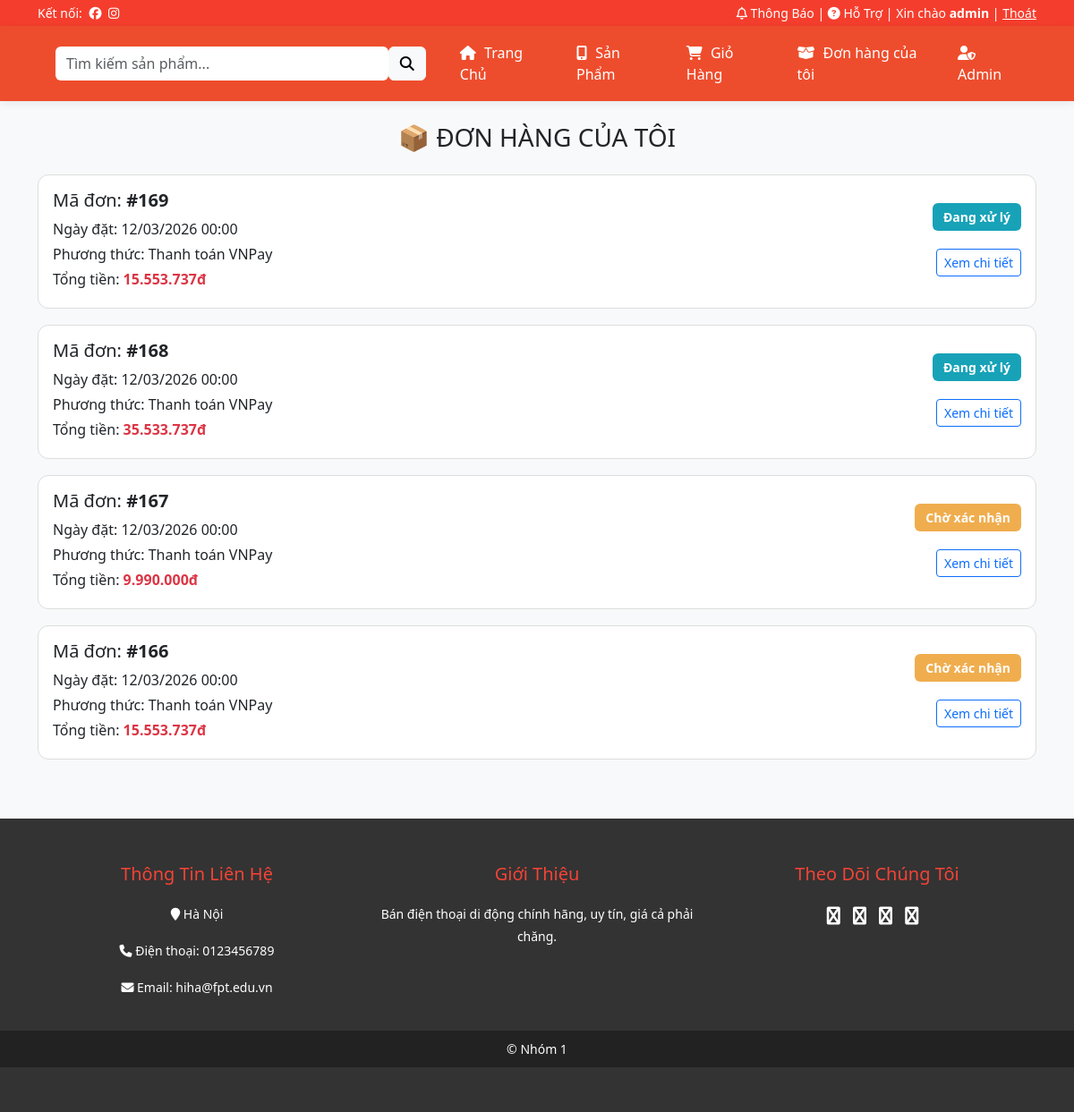
/index.php?act=mybill (signed in), run on an earlier commit of the app's database.
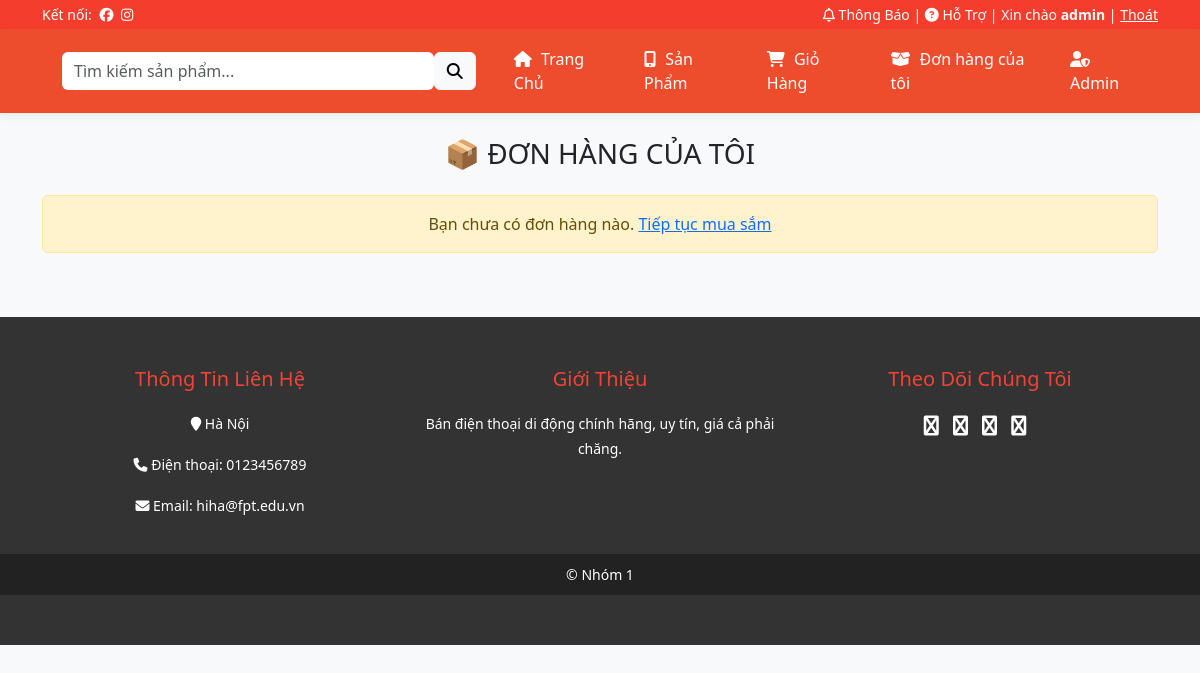
And on a later commit of the database.
### tables this page shows
CREATE TABLE `bill` (
  `id` int NOT NULL,
  `iduser` int NOT NULL,
  `hoten` varchar(255) NOT NULL,
  `diachi` varchar(255) NOT NULL,
  `sdt` varchar(255) NOT NULL,
  `email` varchar(255) NOT NULL,
  `pttt` tinyint NOT NULL COMMENT '1. Thanh toán trực tiếp (COD) 2. Thanh toán online (VNPay)',
  `ngaydathang` datetime NOT NULL,
  `total` decimal(20,2) NOT NULL,
  `trangthai` tinyint NOT NULL COMMENT '0. Chờ xác nhận \r\n1. Đang xử lý\r\n2. Xác nhận đơn hàng \r\n3. Đang giao hàng \r\n4. Đã giao hàng\r\n5. Giao hàng thất bại\r\n6. Hủy Đơn\r\n\r\n',
  `vnp_transaction_no` varchar(100) DEFAULT NULL COMMENT 'Mã giao dịch của VNPay',
  `vnp_bank_code` varchar(50) DEFAULT NULL COMMENT 'Mã ngân hàng thanh toán'
);

### model/pdo.php (called while the page is built, shortened)
<?php
function pdo_get_connection(){
    $dburl = "mysql:host=localhost;dbname=phone-ecommerce;charset=utf8";
    $username = 'root';
    $password = '';
    $conn = new PDO($dburl, $username, $password);
    $conn->setAttribute(PDO::ATTR_ERRMODE, PDO::ERRMODE_EXCEPTION);
    return $conn;
}
function pdo_query($sql){
    $sql_args = array_slice(func_get_args(), 1);
    try{
        $conn = pdo_get_connection();
        $stmt = $conn->prepare($sql);
        $stmt->execute($sql_args);
        $rows = $stmt->fetchAll();
        return $rows;
    }
    catch(PDOException $e){
        throw $e;
    }
    finally{
        unset($conn);
    }
}

### model/bill.php (called while the page is built, shortened)
<?php
function loadall_bill($iduser) {
    $sql = "SELECT * FROM bill WHERE iduser = " . $iduser . " ORDER BY id DESC";
    return pdo_query($sql);
}
?>

### trangsp/mybill.php (the view, shortened to what this page needs)
<!DOCTYPE html>
<html lang="vi">
<head>
    <link rel="stylesheet" href="https://cdn.jsdelivr.net/npm/bootstrap@5.3.2/dist/css/bootstrap.min.css">
</head>
<body class="bg-light">
<div class="container mt-4">
    <h3 class="text-center mb-4">📦 ĐƠN HÀNG CỦA TÔI</h3>
    <?php if (!empty($listbill)): ?>
        <?php foreach ($listbill as $bill): ?>
            <?php
                extract($bill);
                $status_text = "";
                $status_class = "";
                switch ($trangthai) {
                    case 0: $status_text = "Chờ xác nhận"; $status_class = "pending"; break;
                    case 1: $status_text = "Đang xử lý"; $status_class = "processing"; break;
                }
                $detail_link = "index.php?act=billconfirm&idbill=" . $id;
            ?>
            <div class="bill-card">
                <div class="d-flex justify-content-between align-items-center">
                    <div>
                        <h5>Mã đơn: <strong>#<?= $id ?></strong></h5>
                        <p class="mb-1">Ngày đặt: <?= date('d/m/Y H:i', strtotime($ngaydathang)) ?></p>
                        <p class="mb-1">Phương thức: <?= ($pttt == 1) ? 'Thanh toán COD' : 'Thanh toán VNPay' ?></p>
                        <p class="mb-1">Tổng tiền: <strong class="text-danger"><?= number_format($total, 0, ',', '.') ?>đ</strong></p>
                    </div>
                    <div class="text-end">
                        <span class="status <?= $status_class ?>"><?= $status_text ?></span>
                        <br><br>
                        <a href="<?= $detail_link ?>" class="btn btn-sm btn-outline-primary">Xem chi tiết</a>
                    </div>
                </div>
            </div>
        <?php endforeach; ?>
    <?php else: ?>
        <div class="alert alert-warning text-center">
            Bạn chưa có đơn hàng nào. <a href="index.php">Tiếp tục mua sắm</a>
        </div>
    <?php endif; ?>
</div>
</body>
</html>

### index.php (shortened to what this page needs)
<?php
include "model/pdo.php";
include "model/bill.php";
if (isset($_GET['act']) && $_GET['act'] != "") {
    $act = $_GET['act'];
    switch ($act) {
        case 'mybill':
            if (isset($_SESSION['user'])) {
                $iduser = $_SESSION['user']['id'];
                $listbill = loadall_bill($iduser);
                include "trangsp/mybill.php";
            } else {
                header('Location: index.php?act=dangnhap');
                exit();
            }
            break;
    }
} else {
    include "view/home.php";
}
$page_content = ob_get_clean();
include "view/header.php";
echo $page_content;
include "view/footer.php";

### view/header.php (shortened to what this page needs)
<!DOCTYPE html>
<html lang="vi">
<head>
    <link href="https://cdn.jsdelivr.net/npm/bootstrap@5.3.2/dist/css/bootstrap.min.css" rel="stylesheet">
    <link rel="stylesheet" href="https://cdnjs.cloudflare.com/ajax/libs/font-awesome/6.5.0/css/all.min.css">
    <link rel="stylesheet" href="view/style.css">
</head>
<body>
    <div class="top-bar text-white py-1">
        <div class="container d-flex justify-content-between small">
            <div>
                Kết nối:
                <i class="fa-brands fa-facebook ms-1"></i>
                <i class="fa-brands fa-instagram ms-1"></i>
            </div>
            <div>
                <i class="fa-regular fa-bell"></i> Thông Báo |
                <i class="fa-solid fa-circle-question"></i> Hỗ Trợ |
                <?php if (!isset($_SESSION['user'])): ?>
                    <a href="index.php?act=dangky" class="text-white ms-1">Đăng Ký</a>
                <?php else: ?>
                    Xin chào <strong><?= $_SESSION['user']['username'] ?></strong> |
                    <a href="index.php?act=thoat" class="text-white">Thoát</a>
                <?php endif; ?>
            </div>
        </div>
    </div>
    <nav class="navbar navbar-expand-lg navbar-light navbar-custom">
        <div class="container">
            <div class="search-box d-none d-lg-flex">
                <form action="index.php?act=sanpham" method="POST" class="d-flex w-100">
                    <input type="text" name="kyw" class="form-control search-input" placeholder="Tìm kiếm sản phẩm...">
                    <button type="submit" name="timkiem" class="btn btn-light search-btn">
                        <i class="fa fa-search"></i>
                    </button>
                </form>
            </div>
            <div class="collapse navbar-collapse justify-content-end" id="navbarNav">
                <ul class="navbar-nav align-items-center">
                    <li class="nav-item">
                        <a class="nav-link" href="index.php"><i class="fa fa-house nav-icon"></i> Trang Chủ</a>
                    </li>
                    <li class="nav-item">
                        <a class="nav-link" href="index.php?act=sanpham">
                            <i class="fa-solid fa-mobile-screen-button nav-icon"></i> Sản Phẩm
                        </a>
                    </li>
                    <li class="nav-item">
                        <a class="nav-link" href="index.php?act=giohang">
                            <i class="fa fa-shopping-cart nav-icon"></i> Giỏ Hàng
                        </a>
                    </li>
                    <?php if (isset($_SESSION['user'])):
                        extract($_SESSION['user']);
                    ?>
                        <li class="nav-item">
                            <a class="nav-link" href="index.php?act=mybill">
                                <i class="fa-solid fa-box-open nav-icon"></i> Đơn hàng của tôi
                            </a>
                        </li>
                        <?php if ($role == 1): ?>
                            <li class="nav-item">
                                <a class="nav-link" href="admin/index.php">
                                    <i class="fa-solid fa-user-shield nav-icon"></i> Admin
                                </a>
                            </li>
                        <?php endif; ?>
                    <?php endif; ?>
                </ul>
            </div>
        </div>
    </nav>

### view/footer.php
<br>
<br>
<footer>
    <div class="container">
        <div class="row">
            <div class="col-md-4">
                <h4>Thông Tin Liên Hệ</h4>
                <p><i class="fa fa-map-marker"></i> Hà Nội</p>
                <p><i class="fa fa-phone"></i> Điện thoại: 0123456789</p>
                <p><i class="fa fa-envelope"></i> Email: hiha@fpt.edu.vn</p>
            </div>
            <div class="col-md-4">
                <h4>Giới Thiệu</h4>
                <p>Bán điện thoại di động chính hãng, uy tín, giá cả phải chăng.</p>
            </div>
            <div class="col-md-4">
                <h4>Theo Dõi Chúng Tôi</h4>
                <ul class="social-icons">
                    <li><a href="#"><i class="fa fa-facebook"></i></a></li>
                    <li><a href="#"><i class="fa fa-twitter"></i></a></li>
                    <li><a href="#"><i class="fa fa-instagram"></i></a></li>
                    <li><a href="#"><i class="fa fa-youtube"></i></a></li>
                </ul>
            </div>
        </div>
    </div>
    <div class="footer-bottom">
        <div class="container">
            <div class="row">
                <div class="col-md-12 text-center">
                    <p>&copy; Nhóm 1 <a href="#"></a></p>
                </div>
            </div>
        </div>
    </div>
</footer>

### view/style.css (style rules this page uses)
.container { margin-bottom: 80px; }
footer { background-color: #333; color: #fff; padding: 50px 0; clear: both; }
.container { width: 90%; margin: 0 auto; }
.footer-bottom { background-color: #222; padding: 10px 0; margin-top: 20px; }
.footer-bottom p { margin: 0; font-size: 14px; }
.col-md-4 { text-align: center; }
.col-md-4 h4 { font-size: 20px; margin-bottom: 20px; color: #f44336; }
.col-md-4 p { font-size: 14px; line-height: 1.8; }
.social-icons { list-style-type: none; padding: 0; }
.social-icons li { display: inline-block; margin-right: 10px; }
.social-icons li a { color: #fff; font-size: 20px; text-decoration: none; }
.navbar-custom .nav-link { color: #ffffff !important; font-weight: 500; padding: 10px 18px !important; transition: 0.3s ease; }
.navbar-custom .nav-icon { margin-right: 5px; font-size: 16px; }
.top-bar { background: #f53d2d; }
.navbar-custom { background: #EE4D2D; padding: 12px 0; }
.navbar-custom .nav-link { color: #fff !important; font-weight: 500; padding: 10px 18px !important; }
.nav-icon { margin-right: 6px; }
.search-box { width: 40%; margin: 0 20px; }
.search-input { border: none !important; border-radius: 4px 0 0 4px; }
.search-btn { border-radius: 0 4px 4px 0; }

### view/header.php (style rules this page uses)
.navbar-custom { background: #EE4D2D; box-shadow: 0 2px 10px rgba(0, 0, 0, 0.08); }
.navbar-custom .nav-link { color: #fff !important; font-weight: 500; padding: 10px 18px !important; }
.nav-icon { margin-right: 6px; }

### trangsp/mybill.php (style rules this page uses)
.bill-card { border: 1px solid #ddd; border-radius: 12px; padding: 16px; margin-bottom: 18px; transition: 0.2s; background: #fff; }
.status { padding: 6px 12px; border-radius: 6px; color: #fff; font-size: 14px; font-weight: 600; }
.pending { background: #f0ad4e; }
.processing { background: #17a2b8; }

What changed in the data, as far as the page shows it:
removed bill: id "169", ngaydathang "12/03/2026 00:00", pttt "Thanh toán VNPay", total "15.553.737", trangthai "Đang xử lý"
removed bill: id "168", ngaydathang "12/03/2026 00:00", pttt "Thanh toán VNPay", total "35.533.737", trangthai "Đang xử lý"
removed bill: id "167", ngaydathang "12/03/2026 00:00", pttt "Thanh toán VNPay", total "9.990.000", trangthai "Chờ xác nhận"
removed bill: id "166", ngaydathang "12/03/2026 00:00", pttt "Thanh toán VNPay", total "15.553.737", trangthai "Chờ xác nhận"
Also different on the page:
text now shown: "Bạn chưa có đơn hàng nào. Tiếp tục mua sắm"
